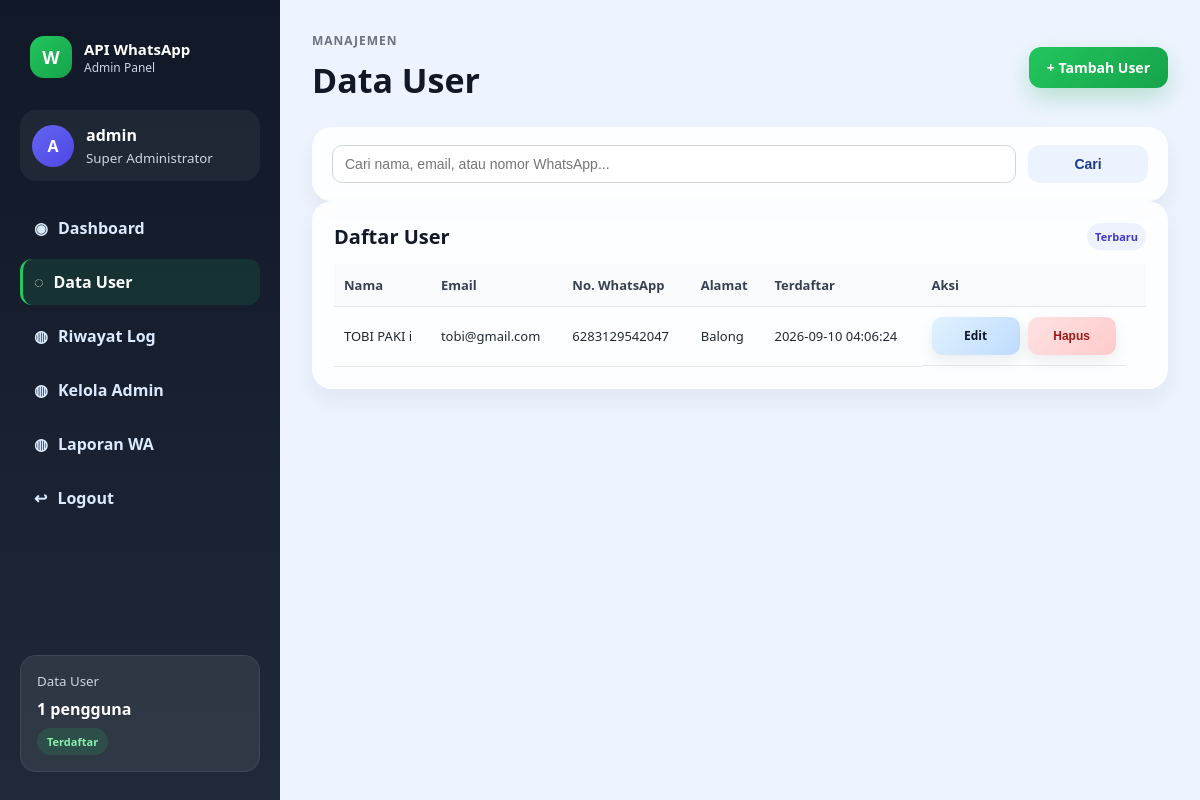
The app's page /kelola-user.php (signed in) with its own data.
### tables this page shows
CREATE TABLE `users` (
  `id` int(11) NOT NULL,
  `nama` varchar(100) NOT NULL,
  `email` varchar(150) NOT NULL,
  `no_hp` varchar(20) NOT NULL,
  `alamat` text NOT NULL,
  `password` varchar(255) NOT NULL,
  `created_at` timestamp NOT NULL DEFAULT current_timestamp()
);

### functions/auth.php (called while the page is built, shortened)
<?php
function currentAdmin(): ?array
{
    return [
        'id'       => $_SESSION['admin_id'],
        'username' => $_SESSION['admin_username'] ?? '',
    ];
}

### kelola-user.php (the view, shortened to what this page needs)
<?php
require_once __DIR__ . '/functions/auth.php';
require_once __DIR__ . '/config/database.php';
$q = trim($_GET['q'] ?? '');
if ($q !== '') {
    $stmt = $pdo->prepare(
        'SELECT id, nama, email, no_hp, alamat, created_at
         FROM users
         WHERE nama LIKE :q OR email LIKE :q OR no_hp LIKE :q
         ORDER BY created_at DESC'
    );
    $stmt->execute(['q' => "%{$q}%"]);
} else {
    $stmt = $pdo->query(
        'SELECT id, nama, email, no_hp, alamat, created_at FROM users ORDER BY created_at DESC'
    );
}
$users = $stmt->fetchAll();
$admin = currentAdmin();
?>
<!DOCTYPE html>
<html lang="id">
<head>
<link rel="stylesheet" href="assets/css/style.css">
</head>
<body class="admin-body">
<div class="admin-shell">
  <aside class="admin-sidebar">
    <div class="brand-wrap">
      <div class="brand-mark">W</div>
      <div>
        <div class="brand-title">API WhatsApp</div>
        <div class="brand-subtitle">Admin Panel</div>
      </div>
    </div>
    <div class="profile-mini admin-profile-mini">
      <div class="avatar admin-avatar">A</div>
      <div>
        <strong><?= htmlspecialchars($admin['username'] ?? 'Admin') ?></strong>
        <small>Super Administrator</small>
      </div>
    </div>
    <nav class="sidebar-nav">
      <a href="dashboard.php"><span>◉</span> Dashboard</a>
      <a href="kelola-user.php" class="active"><span>◌</span> Data User</a>
      <a href="admin-log.php"><span>◍</span> Riwayat Log</a>
      <a href="admin-accounts.php"><span>◍</span> Kelola Admin</a>
      <a href="admin.php"><span>◍</span> Laporan WA</a>
      <a href="logout.php"><span>↩</span> Logout</a>
    </nav>
    <div class="sidebar-card light-card">
      <small>Data User</small>
      <strong><?= count($users) ?> pengguna</strong>
      <span class="status-pill success">Terdaftar</span>
    </div>
  </aside>
  <main class="admin-main">
    <header class="topbar admin-topbar">
      <div>
        <p class="eyebrow">Manajemen</p>
        <h1>Data User</h1>
      </div>
      <div class="topbar-actions">
        <a href="kelola-user-form.php" class="modern-btn primary">+ Tambah User</a>
      </div>
    </header>
    <section class="panel search-panel">
      <form method="GET" class="search-form admin-search">
        <input type="text" name="q" value="<?= htmlspecialchars($q) ?>" placeholder="Cari nama, email, atau nomor WhatsApp...">
        <button type="submit" class="modern-btn secondary search-btn">Cari</button>
      </form>
    </section>
    <section class="panel">
      <div class="panel-header">
        <h3>Daftar User</h3>
        <span class="mini-tag">Terbaru</span>
      </div>
      <table class="data-table">
        <thead>
          <tr>
            <th>Nama</th>
            <th>Email</th>
            <th>No. WhatsApp</th>
            <th>Alamat</th>
            <th>Terdaftar</th>
            <th>Aksi</th>
          </tr>
        </thead>
        <tbody>
          <?php if (empty($users)): ?>
            <tr><td colspan="6">Tidak ada data user.</td></tr>
          <?php else: ?>
            <?php foreach ($users as $u): ?>
              <tr>
                <td><?= htmlspecialchars($u['nama']) ?></td>
                <td><?= htmlspecialchars($u['email']) ?></td>
                <td><?= htmlspecialchars($u['no_hp']) ?></td>
                <td><?= htmlspecialchars($u['alamat']) ?></td>
                <td><?= htmlspecialchars($u['created_at']) ?></td>
                <td class="actions">
                  <a href="kelola-user-form.php?id=<?= $u['id'] ?>" class="btn-edit">Edit</a>
                  <form method="POST" action="api/user_delete.php" class="inline-form" onsubmit="return confirm('Yakin ingin menghapus user ini? Log WhatsApp terkait juga akan terpengaruh.');">
                    <button type="submit" class="btn-delete">Hapus</button>
                  </form>
                </td>
              </tr>
            <?php endforeach; ?>
          <?php endif; ?>
        </tbody>
      </table>
    </section>
  </main>
</div>
</body>
</html>

### records on screen
users: nama "TOBI PAKI i", email "tobi@gmail.com", no_hp "6283129542047", alamat "Balong", created_at "2026-09-10 04:06:24"

### other values on screen
$admin['username'] "admin"
count($users) "1"
